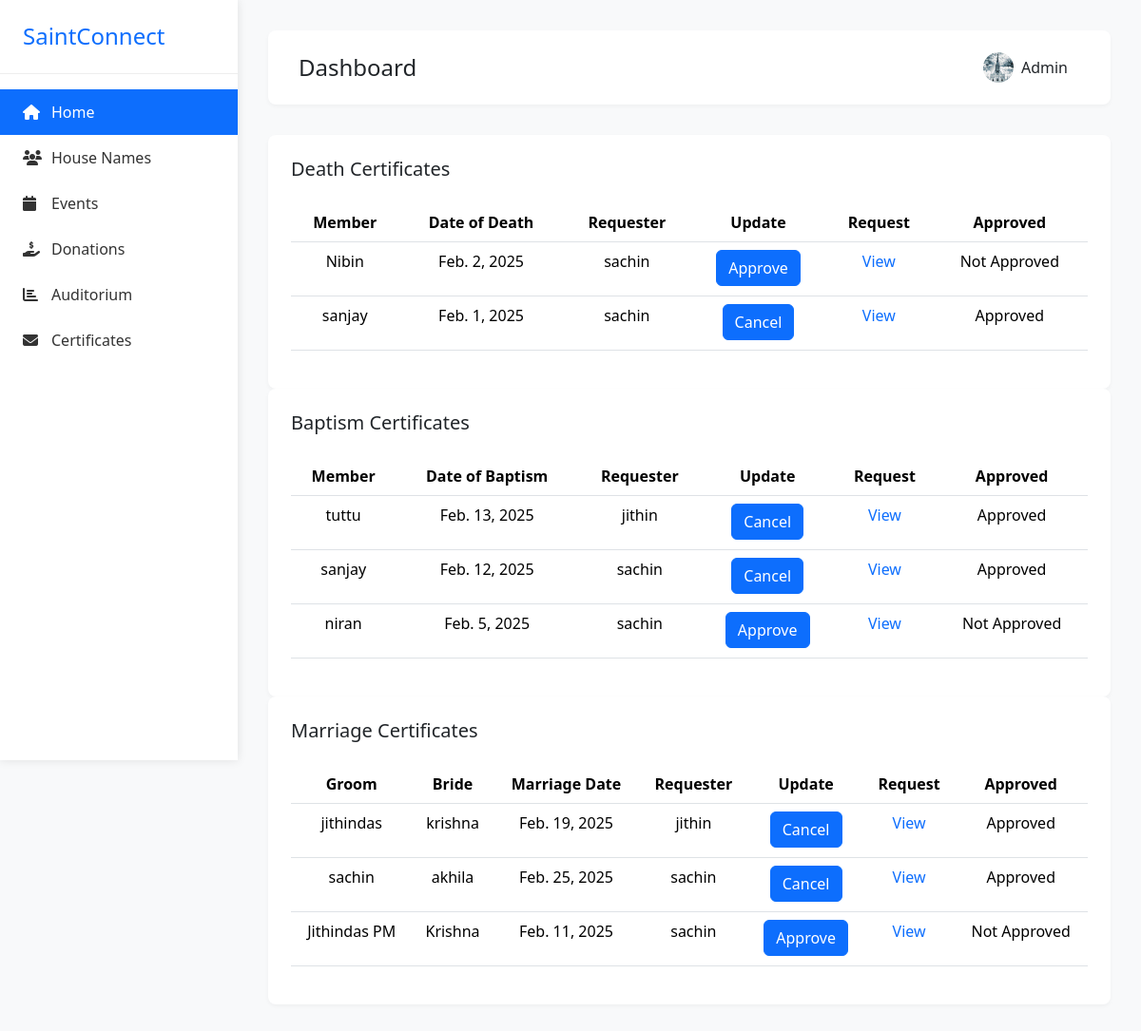
/admin_approval/ (signed in), run on the app's committed database.
### app/models.py (models this page shows, shortened)
class UserProfile_Model(models.Model):
    GENDER_CHOICES = [
        ('Male', 'Male'),
        ('Female', 'Female'),
        ('Others', 'Others'),
    ]
    ROLE_CHOICES = [
        ('Member', 'Member'),
        ('Staff', 'Staff'),
        ('Youth', 'Youth'),
        ('Committee Member', 'Committee Member'),
        ('Choir', 'Choir'),
    ]
    name=models.CharField(max_length=100,null=True)
    house_name=models.ForeignKey(House_Name,on_delete=models.CASCADE,null=True,blank=True)
    address=models.TextField(null=True)
    age=models.PositiveIntegerField(null=True)
    email=models.EmailField(null=True)
    gender=models.CharField(max_length=100,choices=GENDER_CHOICES,null=True)
    profile_picture=models.FileField(upload_to='images',null=True,blank=True)
    phone_number=models.PositiveIntegerField(null=True)
    role=models.CharField(max_length=100,choices=ROLE_CHOICES,null=True)
    date_of_birth=models.DateField(null=True,blank=True)
    user=models.OneToOneField(User,on_delete=models.CASCADE)
    created_date=models.DateField(auto_now_add=True)
    updated_date=models.DateField(auto_now=True)
    is_active=models.BooleanField(default=True)

class Death_Record(models.Model):
    member = models.ForeignKey(User, on_delete=models.CASCADE, null=True, blank=True, related_name="death_records")
    applied_by = models.ForeignKey(User, on_delete=models.CASCADE, related_name="applied_death_records", null=True, blank=True,)  # User who submitted the record
    date_of_death = models.DateField()
    place_of_death = models.CharField(max_length=255)
    funeral_date = models.DateField(blank=True, null=True)
    funeral_location = models.CharField(max_length=255, blank=True, null=True)
    burial_place = models.CharField(max_length=255, blank=True, null=True)
    next_of_kin = models.CharField(max_length=255, blank=True, null=True)
    contact_number = models.CharField(max_length=15, blank=True, null=True)
    priest=models.CharField(max_length=255,blank=True, null=True)
    created_at = models.DateTimeField(auto_now_add=True)
    updated_at = models.DateTimeField(auto_now=True)
    is_approved = models.BooleanField(default=False)

class Baptism_Record(models.Model):
    member = models.ForeignKey(User, on_delete=models.CASCADE, null=True, blank=True, related_name="baptism_records")
    applied_by = models.ForeignKey(User, on_delete=models.CASCADE, related_name="applied_baptism_records", null=True, blank=True,)  # User who submitted the record
    date_of_baptism=models.DateField(null=True, blank=True)
    father_name=models.CharField(max_length=255)
    mother_name=models.CharField(max_length=255)
    created_at = models.DateTimeField(auto_now_add=True)
    updated_at = models.DateTimeField(auto_now=True)
    is_approved = models.BooleanField(default=False)

class Marriage_Record(models.Model):
    groom_name = models.CharField(max_length=100, blank=True)
    groom_family_name = models.CharField(max_length=100, blank=True)
    groom_address = models.CharField(max_length=255, blank=True)
    groom_phone_number = models.CharField(max_length=15, blank=True)
    groom_church_name = models.CharField(max_length=100, blank=True)
    groom_father_name = models.CharField(max_length=100, blank=True)
    groom_mother_name = models.CharField(max_length=100, blank=True)
    groom_date_of_birth = models.DateField(null=True, blank=True)
    bride_name = models.CharField(max_length=100, blank=True)
    bride_family_name = models.CharField(max_length=100, blank=True)
    bride_address = models.CharField(max_length=255, blank=True)
    bride_phone_number = models.CharField(max_length=15, blank=True)
    bride_church_name = models.CharField(max_length=100, blank=True)
    bride_father_name = models.CharField(max_length=100, blank=True)
    bride_mother_name = models.CharField(max_length=100, blank=True)
    bride_date_of_birth = models.DateField(null=True, blank=True)
    marriage_date = models.DateField(null=True, blank=True)
    held_at = models.ForeignKey(Auditorium, on_delete=models.CASCADE, null=True, blank=True)
    user = models.ForeignKey(User, on_delete=models.CASCADE, null=True, blank=True)
    created_at = models.DateTimeField(auto_now_add=True,null=True, blank=True)
    updated_at = models.DateTimeField(auto_now=True,null=True, blank=True)
    is_approved = models.BooleanField(default=False)

### app/views.py (the view)
# urls.py: path('admin_approval/', Admin_Approval_View.as_view(),name='admin_approval'),
@method_decorator(Login_required,name='dispatch')
class Admin_Approval_View(View):
    def get(self, request,*args,**kwargs):
        user_id=request.user.id
        user=UserProfile_Model.objects.get(user_id=user_id)
        death=Death_Record.objects.all().order_by('-id')
        baptism=Baptism_Record.objects.all().order_by('-id')
        marriage=Marriage_Record.objects.all().order_by('-id')
        return render(request,'admin_approval.html',{'death':death,'baptism':baptism,'marriage':marriage,'user':user})

### app/views.py (called while the page is built)
def Login_required(fn):
    def wrapper(request,*args,**kwargs):
        if not request.user.is_authenticated:
            return redirect('login')
        else:
            return fn(request,*args,**kwargs)
    return wrapper

### app/templates/admin_approval.html (shortened to what this page needs)
<!DOCTYPE html>
<html lang="en">
<head>
    <link href="https://cdnjs.cloudflare.com/ajax/libs/bootstrap/5.3.2/css/bootstrap.min.css" rel="stylesheet">
    <link href="https://cdnjs.cloudflare.com/ajax/libs/font-awesome/6.4.0/css/all.min.css" rel="stylesheet">
    <link rel="stylesheet" href="https://cdn.jsdelivr.net/npm/bootstrap-icons@1.11.3/font/bootstrap-icons.min.css">
</head>
<body>
    <div class="sidebar">
        <div class="sidebar-logo">
            <a class="sidebar-a" href="{% url 'home' %}">
                <h4 class="m-0 text-primary">SaintConnect</h4>
            </a>
        </div>
        <div class="sidebar-menu">
            <a href="{% url 'admin' %}" class="active"><i class="fas fa-home"></i> Home</a>
            <a href="{% url 'house_name' %}"><i class="fas fa-users"></i> House Names</a>
            <a href="{% url 'event_list' %}"><i class="fas fa-calendar"></i> Events</a>
            <a href="{% url 'donation_add' %}"><i class="fas fa-hand-holding-usd"></i> Donations</a>
            <a href="{% url 'auditorium_add' %}"><i class="fas fa-chart-bar"></i> Auditorium</a>
            <a href="{% url 'admin_approval' %}"><i class="fas fa-envelope"></i> Certificates</a>
        </div>
    </div>
    <div class="main-content">
        <div class="top-bar d-flex justify-content-between align-items-center">
            <h4 class="m-0">Dashboard</h4>
            <div class="profile-dropdown dropdown">
                <button class="btn dropdown-toggle d-flex align-items-center gap-2" type="button"
                        data-bs-toggle="dropdown">
                        {% if user.profile_picture %}
                        <div style="background-image: url('{{ user.profile_picture.url }}')" alt="Profile"
                            class="profile-img"></div>
                        <span>{{request.user}}</span>
                        {% else %}
                        <div style="border: 1px solid black;" alt="Profile"
                            class="profile-img"></div>
                        <span>{{request.user}}</span>
                        {% endif %}
                    </button>
            </div>
        </div>
        <div class="table-container">
            <div class="d-flex justify-content-between align-items-center mb-4">
                <h5 class="m-0">Death Certificates</h5>
            </div>
            {% if death %}
            <table class="table">
                <thead>
                    <tr>
                        <th>Member</th>
                        <th>Date of Death</th>
                        <th>Requester</th>
                        <th>Update</th>
                        <th>Request</th>
                        <th>Approved</th>
                    </tr>
                </thead>
                <tbody>
                    {% for i in death %}
                    <tr>
                        <td>{{i.member}}</td>
                        <td>{{i.date_of_death}}</td>
                        <td>{{i.applied_by}}</td>
                        <td>
                            <form action="{% url 'death_approval' i.id %}" method="post">
                                <button class="btn btn-primary" type="submit">
                                    {% if i.is_approved %} Cancel {% else %} Approve {% endif %}
                                </button>
                            </form>
                        </td>
                        <td><a style="text-decoration: none;" href="{% url 'death_update' i.id %}">View</a></td>
                        <td>
                            {% if i.is_approved %}
                            <p>Approved</p>
                            {% else %}
                            <p>Not Approved</p>
                            {% endif %}
                        </td>
                    </tr>
                    {% endfor %}
                </tbody>
            </table>
            {% else %}
            <div>
                <p>Nill</p>
            </div>
            {% endif %}
        </div>
        <div class="table-container">
            <div class="d-flex justify-content-between align-items-center mb-4">
                <h5 class="m-0">Baptism Certificates</h5>
            </div>
            {% if baptism %}
            <table class="table">
                <thead>
                    <tr>
                        <th>Member</th>
                        <th>Date of Baptism</th>
                        <th>Requester</th>
                        <th>Update</th>
                        <th>Request</th>
                        <th>Approved</th>
                    </tr>
                </thead>
                <tbody>
                    {% for i in baptism %}
                    <tr>
                        <td>{{i.member}}</td>
                        <td>{{i.date_of_baptism}}</td>
                        <td>{{i.applied_by}}</td>
                        <td>
                            <form action="{% url 'baptism_approval' i.id %}" method="post">
                                <button class="btn btn-primary" type="submit">
                                    {% if i.is_approved %} Cancel {% else %} Approve {% endif %}
                                </button>
                            </form>
                        </td>
                        <td><a style="text-decoration: none;" href="{% url 'baptism_update' i.id %}">View</a></td>
                        <td>
                            {% if i.is_approved %}
                            <p>Approved</p>
                            {% else %}
                            <p>Not Approved</p>
                            {% endif %}
                        </td>
                    </tr>
                    {% endfor %}
                </tbody>
            </table>
            {% else %}
            <div>
                <p>Nill</p>
            </div>
            {% endif %}
        </div>
        <div class="table-container">
            <div class="d-flex justify-content-between align-items-center mb-4">
                <h5 class="m-0">Marriage Certificates</h5>
            </div>
            {% if marriage %}
            <table class="table">
                <thead>
                    <tr>
                        <th>Groom</th>
                        <th>Bride</th>
                        <th>Marriage Date</th>
                        <th>Requester</th>
                        <th>Update</th>
                        <th>Request</th>
                        <th>Approved</th>
                    </tr>
                </thead>
                <tbody>
                    {% for i in marriage %}
                    <tr>
                        <td>{{i.groom_name}}</td>
                         <td>{{i.bride_name}}</td>
                         <td>{{i.marriage_date}}</td>
                        <td>{{i.user}}</td>
                        <td>
                            <form action="{% url 'marriage_approval' i.id %}" method="post">
                                <button class="btn btn-primary" type="submit">
                                    {% if i.is_approved %} Cancel {% else %} Approve {% endif %}
                                </button>
                            </form>
                        </td>
                        <td><a style="text-decoration: none;" href="{% url 'marriage_update' i.id %}">View</a></td>
                        <td>
                            {% if i.is_approved %}
                            <p>Approved</p>
                            {% else %}
                            <p>Not Approved</p>
                            {% endif %}
                        </td>
                    </tr>
                    {% endfor %}
                </tbody>
            </table>
            {% else %}
            <div>
                <p>Nill</p>
            </div>
            {% endif %}
        </div>
    </div>
</body>
</html>

### app/templates/admin_approval.html (style rules this page uses)
:root { --primary-color: #0d6efd; --sidebar-width: 250px; }
body { background-color: #f8f9fa; min-height: 100vh; }
.sidebar { width: var(--sidebar-width); background: #fff; position: fixed; top: 0; left: 0; height: 100vh; box-shadow: 0 0 10px rgba(0, 0, 0, 0.1); z-index: 1000; }
.sidebar-logo { padding: 1.5rem; border-bottom: 1px solid #eee; }
.sidebar-menu { padding: 1rem 0; }
.sidebar-menu a { padding: 0.75rem 1.5rem; color: #333; text-decoration: none; display: flex; align-items: center; transition: all 0.3s; }
.sidebar-menu a.active { background: var(--primary-color); color: white; }
.sidebar-menu i { width: 20px; margin-right: 10px; }
.main-content { margin-left: var(--sidebar-width); padding: 2rem; }
.top-bar { background: white; padding: 1rem 2rem; box-shadow: 0 2px 4px rgba(0, 0, 0, 0.04); margin-bottom: 2rem; border-radius: 0.5rem; }
.table-container { background: white; border-radius: 0.5rem; padding: 1.5rem; box-shadow: 0 2px 4px rgba(0, 0, 0, 0.04); }
.profile-dropdown .dropdown-toggle::after { display: none; }
.profile-img { width: 32px; height: 32px; border-radius: 50%; object-fit: cover; background-position: center; background-size: cover; }
.sidebar-a { text-decoration: none; }
.table { text-align: center; }

### data on the page
UserProfile_Model: profile_picture (picture)
Death_Record: member "Nibin", date_of_death "Feb. 2, 2025", applied_by "sachin", is_approved "Approve"
Death_Record: member "sanjay", date_of_death "Feb. 1, 2025", applied_by "sachin", is_approved "Cancel"
Baptism_Record: member "tuttu", date_of_baptism "Feb. 13, 2025", applied_by "jithin", is_approved "Cancel"
Baptism_Record: member "sanjay", date_of_baptism "Feb. 12, 2025", applied_by "sachin", is_approved "Cancel"
Baptism_Record: member "niran", date_of_baptism "Feb. 5, 2025", applied_by "sachin", is_approved "Approve"
Marriage_Record: groom_name "jithindas", bride_name "krishna", marriage_date "Feb. 19, 2025", user "jithin", is_approved "Cancel"
Marriage_Record: groom_name "sachin", bride_name "akhila", marriage_date "Feb. 25, 2025", user "sachin", is_approved "Cancel"
Marriage_Record: groom_name "Jithindas PM", bride_name "Krishna", marriage_date "Feb. 11, 2025", user "sachin", is_approved "Approve"

### other printed values
{{ request.user }} "Admin"
